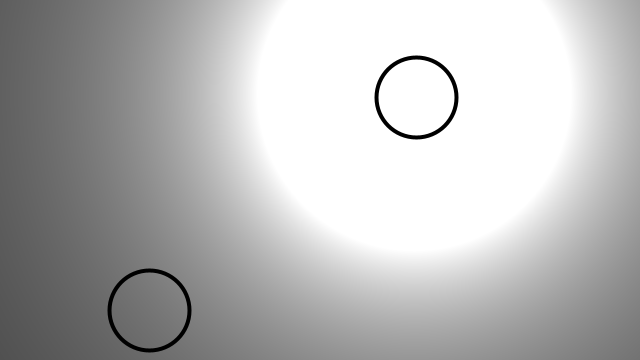
Frame 1 (no input)
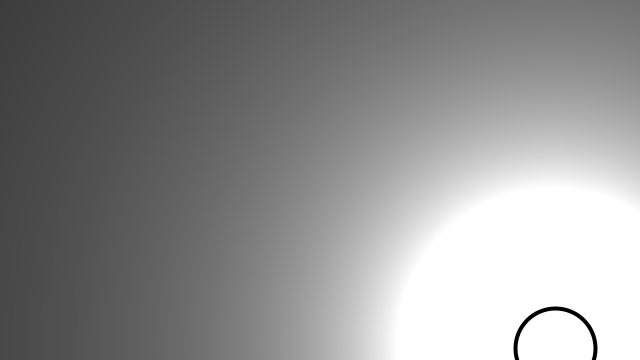
Frame 60 (the mouse pressed at the canvas centre just before this capture)
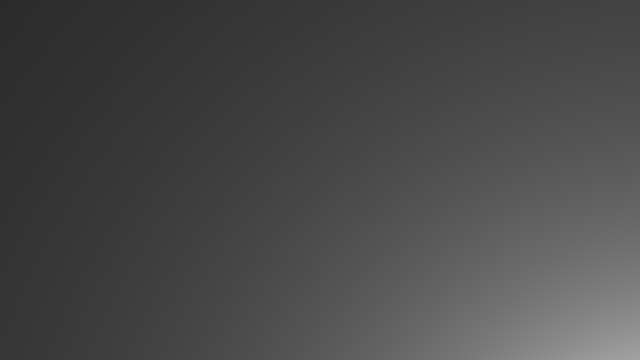
Frame 120 (the mouse held since frame 60 and released just before this capture)

The Processing sketch that drew these frames (run headless with seeded random() and noise(); from frame 60 on, the mouse is pressed at the canvas centre):

// Processing sketch: Main
// ── Main.pde
// Blob b;
Blob[] blobs = new Blob[2];

void setup() {size(640, 360);
  for(int i = 0; i < blobs.length; i++){
    blobs[i] = new Blob(
      random(width),
      random(height)
      );
  }
}

void draw(){
  background(51);
  loadPixels();
  for(int x = 0; x < width ; x++){
    for(int y = 0; y < height; y++){
      int index =  x + y * width;
      float d = dist(x, y, blobs[0].pos.x, blobs[0].pos.y);
      float col = 1000 * blobs[0].r / d;

      pixels[index] = color(col);
    }
  }
  updatePixels();
  for (Blob b : blobs){
    b.update();
    b.show();
  }
}

// ── Blob.pde
class Blob{
  PVector pos;
  PVector vel;
  float r;

  Blob(float x, float y){
    pos = new PVector(x, y);
    vel = PVector.random2D();
    vel.mult(random(2, 5));
    r = 40;
  }
  void update(){
    pos.add(vel);
  }
  void show(){
    noFill();
    stroke(0);
    strokeWeight(4);
    ellipse(pos.x, pos.y, r*2, r*2);
  }
}

// ── Row.pde
class Row{
  private int _lifeCount = 0;
  private static final float W = 4;
  private static final float H = 10;
  Row(){
    fill(55, 255);
    DrawPoint();
  }

  void draw() {
    DrawPoint();
    _lifeCount++;
  }

  void DrawPoint(){
    pushMatrix();
    beginShape();
    translate(random(width), random(height));
    vertex(H/2, 0);
    vertex(-H/2, -W/2);
    vertex(-H/2, W/2);
    endShape(CLOSE);
    popMatrix();
  }
};
